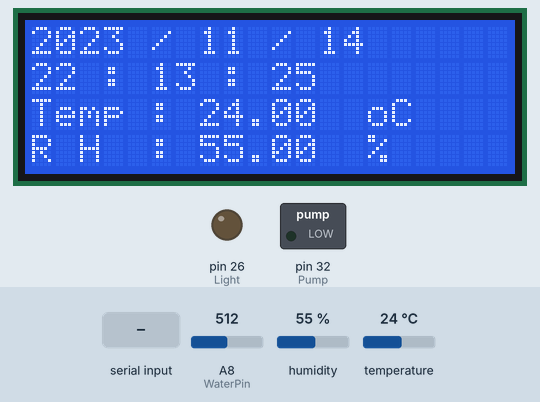
Bench run of a sketch on a simulated Arduino Mega 2560, built with avr-gcc and run on an emulated ATmega2560. Shown: 20×4 character LCD, switched loads named in the sketch (green lamp = pin HIGH), output pins drawn as LEDs (lit = HIGH). Inputs (shaded band) come from the test bench; at power-on: A8 (WaterPin) = 512, humidity 55 %, temperature 24 °C. The local clock reads 2024-03-15 10:24:30 at power-on unless the sketch sets it; what the sketch prints to the serial monitor is not drawn.

Above: at 6.3 s.
6.4 s: A8 (WaterPin) set to 557
At 16.5 s:
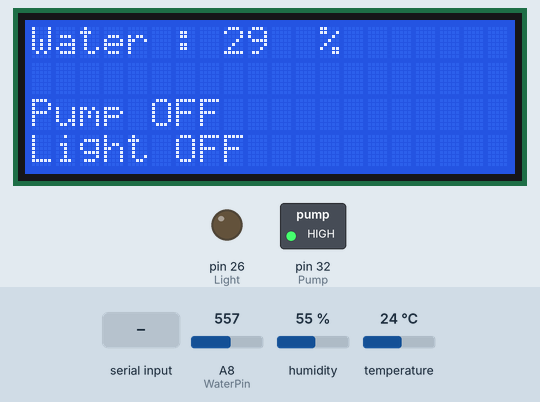
18.7 s: "c" received over Serial
At 27.9 s:
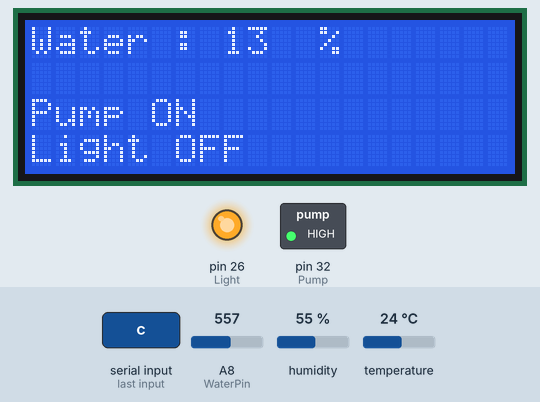
28.8 s: humidity set to 22 %
At 35.7 s:
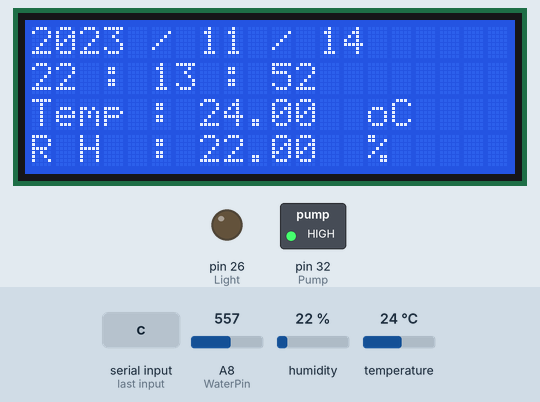
40.9 s: temperature set to 12 °C
At 47.3 s:
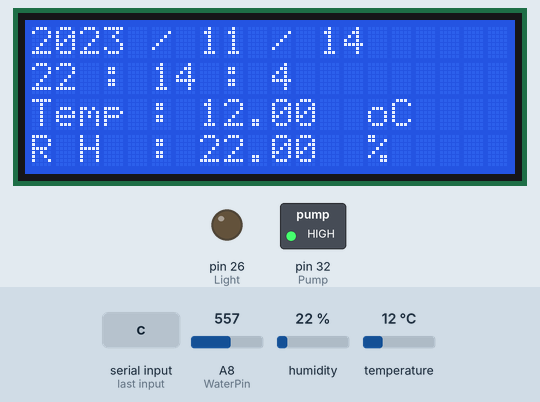
53.0 s: "b" received over Serial
At 57.7 s:
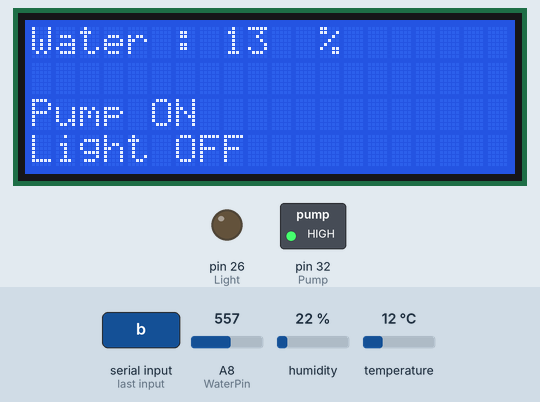
Timing chart, 0 to 59.2 s (numbered marks = the images above; inputs shaded):
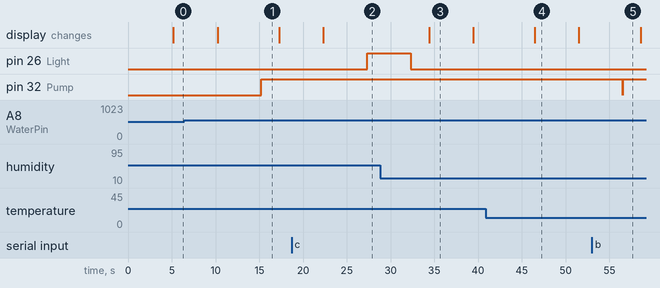

The sketch:

Temp_RH_Time_LED_Water_LCD.ino
```cpp
#include <RTClib.h>
#include <LiquidCrystal_I2C.h>
#include <DHT.h>

#define Light 26
#define Pump 32
#define WaterPin A8
#define DHTPIN 22
#define DHTTYPE DHT22

LiquidCrystal_I2C lcd(0x27, 20, 4);
RTC_DS3231 rtc;
DHT dht(DHTPIN, DHTTYPE);

const int Target_Water_low = 20;
const int Target_Water_high = 23;

int Light_value = 0;
int Pump_value = 0;
int n = 0;
int A = 1;

void setup () {
  pinMode(Light, OUTPUT);
  pinMode(Pump, OUTPUT);
  Serial.begin(9600);
  Serial1.begin(9600);
  dht.begin();

  if (! rtc.begin()) {
    Serial.println("Couldn't find RTC");
    Serial.flush();
    abort();
  }

  if (rtc.lostPower()) {
    Serial.println("RTC lost power, let's set the time!");
    rtc.adjust(DateTime(F(__DATE__), F(__TIME__)));
  }

  rtc.adjust(DateTime(F(__DATE__), F(__TIME__)));
  lcd.init();
  lcd.backlight();
  lcd.setCursor(0, 0);
  lcd.print("Jeju Nat'l Univ.");
  lcd.setCursor(0, 1);
  lcd.print("Hortic. Sci. Major");
  lcd.setCursor(0, 2);
  lcd.print("Vegetables Lab.");
  lcd.setCursor(0, 3);
  lcd.print("By Young-Yeol CHO");
  delay(5000);
}

void loop () {
  DateTime now = rtc.now();
  int WaterValue = analogRead(WaterPin);
  float humi = dht.readHumidity();
  float temp = dht.readTemperature();

  int Water = map(WaterValue, 596, 308, 0, 100);
  if (Water >= 100) {
    Water = 100;
  }
  if (Water <= 0) {
    Water = 0;
  }

  if (A == 1) {
    if ((now.hour() > 8) && (now.hour() < 19)) {
      digitalWrite(Light, HIGH);
      Light_value = 1;
    } else {
      digitalWrite(Light, LOW);
      Light_value = 0;
    }

    if (n <= 3) {
      if (Water < Target_Water_low) {
        digitalWrite(Pump, HIGH);
        delay(2000);
        n = n + 1;
        Pump_value = 1;
      }
    } else {
      digitalWrite(Pump, LOW);
      delay(10000);
      n = 0;
      Pump_value = 0;
    }

    if (Water > Target_Water_high) {
      digitalWrite(Pump, LOW);
      n = 0;
      Pump_value = 0;
    }
  }

  lcd.clear();
  lcd.setCursor(0, 0);
  lcd.print(now.year());
  lcd.print(" / ");
  lcd.print(now.month());
  lcd.print(" / ");
  lcd.print(now.day());
  lcd.setCursor(0, 1);
  lcd.print(now.hour());
  lcd.print(" : ");
  lcd.print(now.minute());
  lcd.print(" : ");
  lcd.print(now.second());
  lcd.setCursor(0, 2);
  lcd.print("Temp : ");
  lcd.print(temp);
  lcd.print("  oC");
  lcd.setCursor(0, 3);
  lcd.print("R H  : ");
  lcd.print(humi);
  lcd.print("  %");

  delay(5000);

  lcd.clear();
  lcd.setCursor(0, 0);
  lcd.print("Water : ");
  lcd.print(Water);
  lcd.print("  %");

  if (Pump_value == HIGH) {
    lcd.setCursor(0, 2);
    lcd.print("Pump ON");
  } else {
    lcd.setCursor(0, 2);
    lcd.print("Pump OFF");
  }

  if (Light_value == 1) {
    lcd.setCursor(0, 3);
    lcd.print("Light ON");
  } else {
    lcd.setCursor(0, 3);
    lcd.print("Light OFF");
  }
  delay(5000);

  if (Serial.available()) {
    delay(3);
    char c = Serial.read();
    if (c == 'x') {
      A = 1;
    }
    if (c == 'y') {
      A = 0;
    }
    if (c == 'a') {
      digitalWrite(Pump, HIGH);
      delay(5000);
      Pump_value = 1;
    }
    if (c == 'b') {
      digitalWrite(Pump, LOW);
      Pump_value = 0;
    }
    if (c == 'c') {
      digitalWrite(Light, HIGH);
      delay(5000);
      Light_value = 1;
    }
    if (c == 'd') {
      digitalWrite(Light, LOW);
      Light_value = 0;
    }
  }

  Serial.print(temp);
  Serial.print(", ");
  Serial.print(humi);
  Serial.print(", ");
  Serial.print(Water);
  Serial.print(", ");
  Serial.print(Pump_value);
  Serial.print(", ");
  Serial.print(Light_value);
  Serial.print(", ");
  Serial.println(A);
}
```

Measured:
- the behaviour switches between 538 and 539 on A8 (WaterPin) (found by bisection; images 0 and 1)
- after the input at 6.4 s, pin 32 (Pump): LOW → HIGH after 8.8 s
- after the input at 18.7 s, pin 26 (Light): LOW → HIGH after 8.6 s
- after the input at 28.8 s, the display: changes after 5.6 s (image 3)
- after the input at 40.9 s, the display: changes after 5.6 s (image 4)
- after the input at 53.0 s, pin 32 (Pump): HIGH → LOW after 3.5 s, → HIGH 0.01 s later
- what the display in image 1 shows lasts 7.1 s, from 10.2 s to 17.3 s
